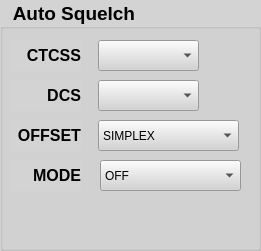
     <widget class="QGroupBox" name="Squelch_groupBox">
      <property name="geometry">
       <rect>
        <x>920</x>
        <y>350</y>
        <width>261</width>
        <height>251</height>
       </rect>
      </property>
      <property name="font">
       <font>
        <pointsize>14</pointsize>
        <bold>true</bold>
       </font>
      </property>
      <property name="styleSheet">
       <string notr="true">QWidget{ background-color: lightgray;}</string>
      </property>
      <property name="title">
       <string>  Auto Squelch</string>
      </property>
      <widget class="QLabel" name="Squelch_label_1">
       <property name="geometry">
        <rect>
         <x>10</x>
         <y>40</y>
         <width>71</width>
         <height>31</height>
        </rect>
       </property>
       <property name="font">
        <font>
         <pointsize>12</pointsize>
         <bold>true</bold>
        </font>
       </property>
       <property name="text">
        <string>CTCSS</string>
       </property>
       <property name="alignment">
        <set>Qt::AlignmentFlag::AlignRight|Qt::AlignmentFlag::AlignTrailing|Qt::AlignmentFlag::AlignVCenter</set>
       </property>
       <property name="wordWrap">
        <bool>true</bool>
       </property>
      </widget>
      <widget class="QLabel" name="Squelch_label_2">
       <property name="geometry">
        <rect>
         <x>10</x>
         <y>80</y>
         <width>71</width>
         <height>31</height>
        </rect>
       </property>
       <property name="font">
        <font>
         <pointsize>12</pointsize>
         <bold>true</bold>
        </font>
       </property>
       <property name="text">
        <string>DCS</string>
       </property>
       <property name="alignment">
        <set>Qt::AlignmentFlag::AlignRight|Qt::AlignmentFlag::AlignTrailing|Qt::AlignmentFlag::AlignVCenter</set>
       </property>
       <property name="wordWrap">
        <bool>true</bool>
       </property>
      </widget>
      <widget class="QComboBox" name="Squelch_CTCSS_comboBox">
       <property name="geometry">
        <rect>
         <x>98</x>
         <y>40</y>
         <width>101</width>
         <height>31</height>
        </rect>
       </property>
       <property name="styleSheet">
        <string notr="true"/>
       </property>
      </widget>
      <widget class="QComboBox" name="Squelch_DCS_comboBox">
       <property name="geometry">
        <rect>
         <x>98</x>
         <y>80</y>
         <width>101</width>
         <height>31</height>
        </rect>
       </property>
      </widget>
      <widget class="QLabel" name="Squelch_label_3">
       <property name="geometry">
        <rect>
         <x>10</x>
         <y>120</y>
         <width>71</width>
         <height>31</height>
        </rect>
       </property>
       <property name="font">
        <font>
         <pointsize>12</pointsize>
         <bold>true</bold>
        </font>
       </property>
       <property name="text">
        <string>OFFSET</string>
       </property>
       <property name="alignment">
        <set>Qt::AlignmentFlag::AlignRight|Qt::AlignmentFlag::AlignTrailing|Qt::AlignmentFlag::AlignVCenter</set>
       </property>
       <property name="wordWrap">
        <bool>true</bool>
       </property>
      </widget>
      <widget class="QComboBox" name="Squelch_offset_comboBox">
       <property name="geometry">
        <rect>
         <x>98</x>
         <y>120</y>
         <width>141</width>
         <height>31</height>
        </rect>
       </property>
       <item>
        <property name="text">
         <string>SIMPLEX</string>
        </property>
       </item>
       <item>
        <property name="text">
         <string>PLUS SHIFT</string>
        </property>
       </item>
       <item>
        <property name="text">
         <string>MINUS SHIFT</string>
        </property>
       </item>
      </widget>
      <widget class="QLabel" name="Squelch_label_4">
       <property name="geometry">
        <rect>
         <x>10</x>
         <y>160</y>
         <width>71</width>
         <height>31</height>
        </rect>
       </property>
       <property name="font">
        <font>
         <pointsize>12</pointsize>
         <bold>true</bold>
        </font>
       </property>
       <property name="text">
        <string>MODE</string>
       </property>
       <property name="alignment">
        <set>Qt::AlignmentFlag::AlignRight|Qt::AlignmentFlag::AlignTrailing|Qt::AlignmentFlag::AlignVCenter</set>
       </property>
       <property name="wordWrap">
        <bool>true</bool>
       </property>
      </widget>
      <widget class="QComboBox" name="Squelch_mode_comboBox">
       <property name="geometry">
        <rect>
         <x>100</x>
         <y>160</y>
         <width>141</width>
         <height>31</height>
        </rect>
       </property>
       <item>
        <property name="text">
         <string>OFF</string>
        </property>
       </item>
       <item>
        <property name="text">
         <string>CTCSS ENC/DEC</string>
        </property>
       </item>
       <item>
        <property name="text">
         <string>CTCSS ENC</string>
        </property>
       </item>
       <item>
        <property name="text">
         <string>DCS ENC/DEC</string>
        </property>
       </item>
       <item>
        <property name="text">
         <string>DCS ENC</string>
        </property>
       </item>
      </widget>
     </widget>
